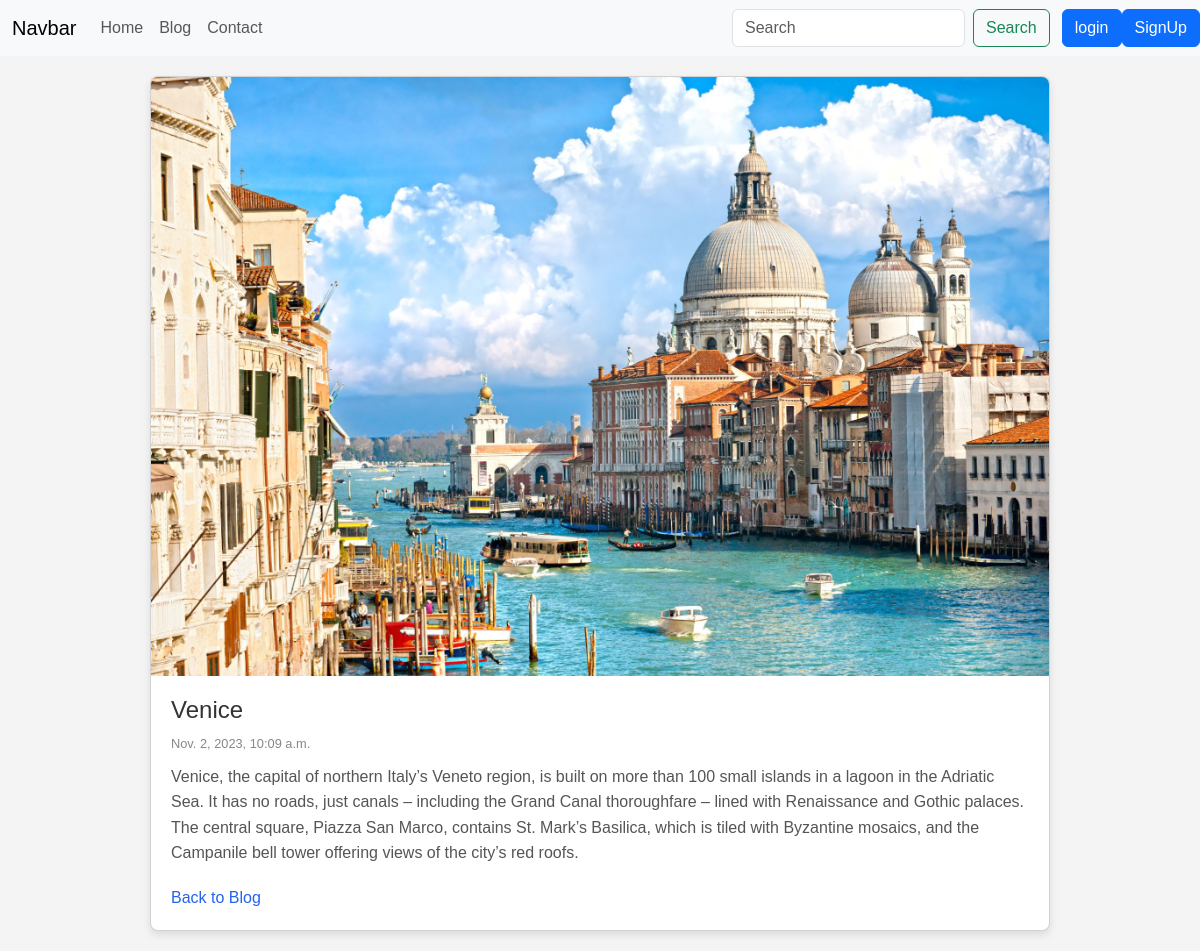
The app's page /blogpost/venice with its own data.
### blog/models.py (models this page shows, shortened)
class Post(models.Model):
    sno=models.AutoField(primary_key=True)
    title=models.CharField(max_length=255)
    image=models.ImageField(upload_to='images/',null=True,default="")
    content=models.TextField()
    author=models.CharField(max_length=50)
    slug=models.CharField(max_length=150) #slug = name of url
    timestamp=models.DateTimeField(auto_now_add=True, blank=True)

### blog/views.py (the view)
# urls.py: path('blogpost/<str:slug>', views.blogPost,name="blogPost"),
def blogPost(request, slug):
    post=Post.objects.filter(slug=slug).first() #get
    return render(request,'blogpost.html',{'post':post})

### blog/templates/blogpost.html (shortened to what this page needs)
{% extends "base.html" %}
{% block body %}
<div class="card">
<img src="{{post.image.url}}" alt="Blog Post Image">
<div class="content">
    <h1 class="title">{{post.title}}</h1>
    <p class="meta">{{post.timestamp}}</p>
    <p class="description">
        {{post.content}}
    </p>
    <a href="#" class="back-link">Back to Blog</a>
</div>
</div>
{% endblock body %}

### blog/templates/blogpost.html (style rules this page uses)
body { font-family: Arial, sans-serif; margin: 0; padding: 0; background-color: #f4f4f4; }
.card { max-width: 900px; margin: 20px auto; background-color: #fff; box-shadow: 0 4px 8px rgba(0, 0, 0, 0.1); border-radius: 8px; overflow: hidden; }
.card img { width: 100%; height: auto; }
.content { padding: 20px; }
.title { font-size: 1.5rem; color: #333; margin-bottom: 10px; }
.meta { color: #888; font-size: 0.8rem; margin-bottom: 10px; }
.description { line-height: 1.6; color: #555; }
.back-link { display: block; margin-top: 20px; text-decoration: none; color: #2563EB; }

### records on screen
Post: image (picture), title "Venice", timestamp "Nov. 2, 2023, 10:09 a.m.", content "Venice, the capital of northern Italy’s Veneto region, is built on more than 100 small islands in a lagoon in the Adriatic Sea. It has no roads, just canals – including the Grand Canal thoroughfare – lined with Renaissance and Gothic palaces. The central square, Piazza San Marco, contains St. Mark’s Basilica, which is tiled with Byzantine mosaics, and the Campanile bell tower offering views of the city’s red roofs."
